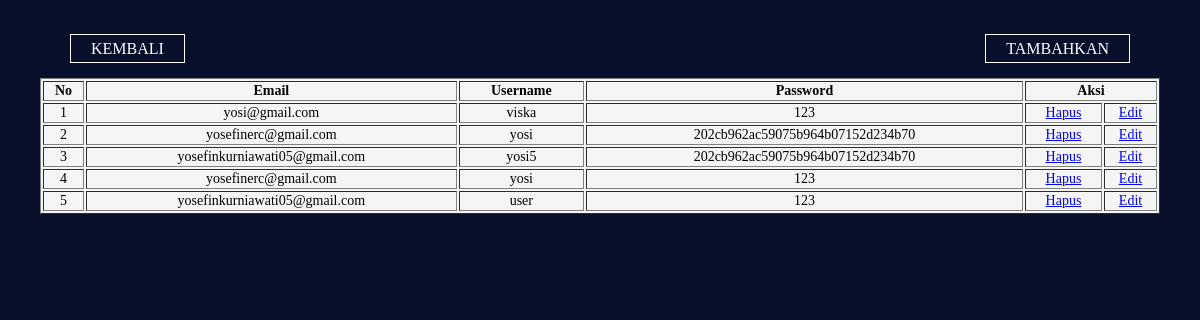
The page /tabel_user.php on the database as committed earlier.
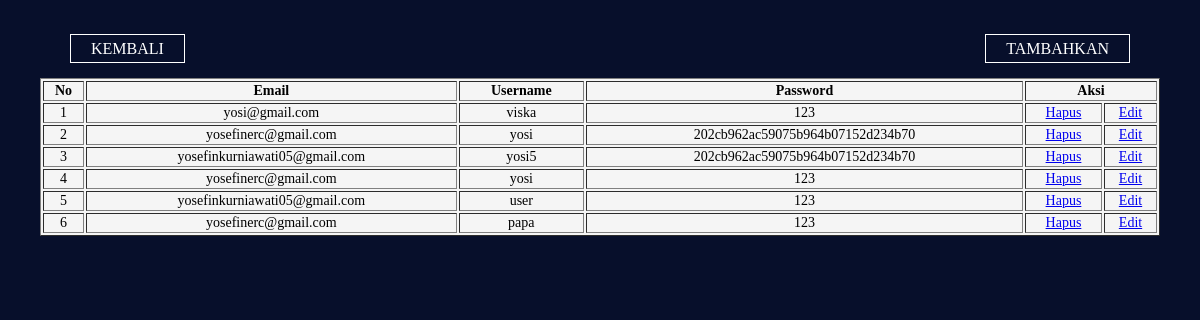
The same page on the database as committed later.
### tables this page shows
CREATE TABLE `user` (
  `id_user` int(11) NOT NULL,
  `email` varchar(225) NOT NULL,
  `username` varchar(255) DEFAULT NULL,
  `password` varchar(255) DEFAULT NULL,
  `role` varchar(225) DEFAULT NULL
);

### tabel_user.php (the view, shortened to what this page needs)
<!DOCTYPE html>
<html lang="en">
<head>
</head>
<body>
    <table border="1">
        <tr>
            <th>No</th>
            <th>Email</th>
            <th>Username</th>
            <th>Password</th>
            <th colspan="2">Aksi</th>
        </tr>
    <div class="button">
        <a href="admin.php" class="btn1">KEMBALI</a>
    </div>
    <div class="button2">
        <a href="register.php" class="btn2">TAMBAHKAN</a>
    </div>
<?php
$nomor=1;
$mysqli = new mysqli('localhost', 'root', '', 'rumah_adat');
$query_mysql=mysqli_query($mysqli, "SELECT * FROM user ") or die (mysqli_error());
while($data= mysqli_fetch_array($query_mysql)){
?>
<tr>
    <td><?php echo $nomor++;?></td>
    <td><?php echo $data["email"];?></td>
    <td><?php echo $data["username"];?></td>
    <td><?php echo $data["password"];?></td>
    <td><span><a href='delet_user.php?id_user=<?php echo $data["id_user"];?>'>Hapus</a></span></td>
    <td><span><a href='edit_user.php?id_user=<?php echo $data["id_user"];?>'>Edit</a></span></td>
    <?php }?>
</tr>
</table>
</body>
</html>

Rows that differ between the two databases and show on the page:
added user: email "yosefinerc@gmail.com", username "papa", password "123"
